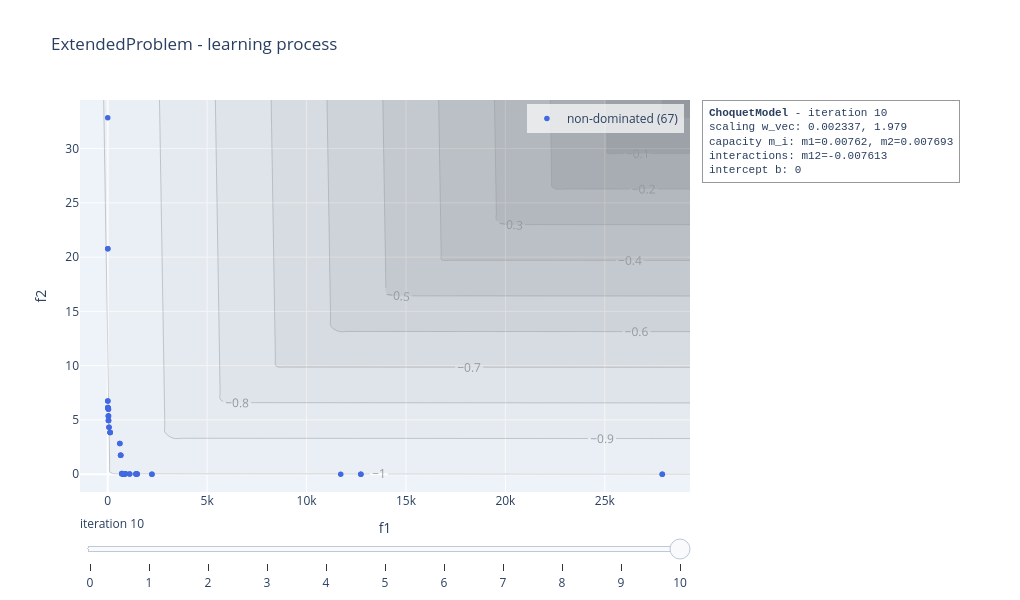

The cell this chart's notebook holds for it:
### Code cell
choquet_model.visualise("learning", plot_scalarisation = True, show = False)

### Figure 1 — Plotly figure (JSON) as saved in the notebook; plotly's stock layout.template omitted (floating-point values rounded to 4 significant figures; data arrays with more than 128 entries replaced by an {"elided": "..."} marker saying what was removed)
{"data": [{"marker": {"color": "royalblue", "size": 5.5}, "mode": "markers", "name": "non-dominated (67)", "type": "scatter", "x": [25.56, 25.56, 25.56, 758.5, 758.5, 758.5, 886.5, 886.5, 871.4, 871.4, 853.6, 853.6, 853.6, 810.8, 810.8, 810.8, 809.0, 809.0, 2222.0, 2222.0, 1435.0, 1435.0, 1106.0, 1106.0, 1481.0, 1481.0, 754.0, 754.0, 754.0, 121.7, 121.7, 121.7, 609.0, 609.0, 1424.0, 1424.0, 650.6, 650.6, 650.6, 718.3, 718.3, 718.3, 718.3, 715.9, 715.9, 0.3952, 33.78, 33.78, 11720.0, 36.85, 36.85, 36.69, 4.564, 4.564, 5.63, 5.63, 5.742, 5.742, 27890.0, 27890.0, 64.63, 64.63, 39.55, 39.55, 39.55, 12730.0, 12730.0], "y": [6.074, 6.074, 6.074, 0.04391, 0.04391, 0.04391, 0.02894, 0.02894, 0.02964, 0.02964, 0.0322, 0.0322, 0.0322, 0.04141, 0.04141, 0.04141, 0.04183, 0.04183, 0.004527, 0.004527, 0.01287, 0.01287, 0.01692, 0.01692, 0.01115, 0.01115, 0.0481, 0.0481, 0.0481, 3.85, 3.85, 3.85, 2.831, 2.831, 0.01333, 0.01333, 1.756, 1.756, 1.756, 0.04986, 0.04986, 0.04986, 0.04986, 0.05154, 0.05154, 32.84, 5.99, 5.99, 0.004102, 5.369, 5.369, 5.372, 20.78, 20.78, 6.754, 6.754, 6.153, 6.153, 0.0001167, 0.0001167, 4.33, 4.33, 4.943, 4.943, 4.943, 0.0002776, 0.0002776]}, {"colorscale": [[0, "rgb(255,255,255)"], [0.125, "rgb(240,240,240)"], [0.25, "rgb(217,217,217)"], [0.375, "rgb(189,189,189)"], [0.5, "rgb(150,150,150)"], [0.625, "rgb(115,115,115)"], [0.75, "rgb(82,82,82)"], [0.875, "rgb(37,37,37)"], [1, "rgb(0,0,0)"]], "contours": {"showlabels": true}, "opacity": 0.35, "showlegend": false, "showscale": false, "type": "contour", "x": [-1394.0, -874.1, -354.1, 165.8, 685.8, 1206.0, 1726.0, 2246.0, 2766.0, 3286.0, 3806.0, 4326.0, 4846.0, 5366.0, 5886.0, 6405.0, 6925.0, 7445.0, 7965.0, 8485.0, 9005.0, 9525.0, 10050.0, 10570.0, 11090.0, 11610.0, 12130.0, 12650.0, 13170.0, 13690.0, 14210.0, 14720.0, 15240.0, 15760.0, 16280.0, 16800.0, 17320.0, 17840.0, 18360.0, 18880.0, 19400.0, 19920.0, 20440.0, 20960.0, 21480.0, 22000.0, 22520.0, 23040.0, 23560.0, 24080.0, 24600.0, 25120.0, 25640.0, 26160.0, 26680.0, 27200.0, 27720.0, 28240.0, 28760.0, 29280.0], "y": [-1.642, -1.029, -0.4173, 0.1949, 0.8071, 1.419, 2.031, 2.644, 3.256, 3.868, 4.48, 5.092, 5.704, 6.317, 6.929, 7.541, 8.153, 8.765, 9.378, 9.99, 10.6, 11.21, 11.83, 12.44, 13.05, 13.66, 14.27, 14.89, 15.5, 16.11, 16.72, 17.34, 17.95, 18.56, 19.17, 19.78, 20.4, 21.01, 21.62, 22.23, 22.85, 23.46, 24.07, 24.68, 25.29, 25.91, 26.52, 27.13, 27.74, 28.35, 28.97, 29.58, 30.19, 30.8, 31.42, 32.03, 32.64, 33.25, 33.86, 34.48], "z": {"elided": "60x60 float values"}}], "layout": {"annotations": [{"align": "left", "bgcolor": "rgba(255,255,255,0.85)", "bordercolor": "#999999", "borderpad": 6, "borderwidth": 1, "font": {"family": "Courier New, monospace", "size": 11}, "showarrow": false, "text": "<b>ChoquetModel</b> - iteration 10<br>scaling w_vec: 0.002337, 1.979<br>capacity m_i: m1=0.00762, m2=0.007693<br>interactions: m12=-0.007613<br>intercept b: 0", "x": 1.02, "xanchor": "left", "xref": "paper", "y": 1, "yanchor": "top", "yref": "paper"}], "height": 600, "legend": {"bgcolor": "rgba(255,255,255,0.7)", "x": 0.99, "xanchor": "right", "y": 0.99, "yanchor": "top"}, "margin": {"r": 330}, "showlegend": true, "sliders": [{"active": 10, "currentvalue": {"prefix": "iteration "}, "steps": [{"args": [["0"], {"frame": {"redraw": true}, "mode": "immediate"}], "label": "0", "method": "animate"}, {"args": [["1"], {"frame": {"redraw": true}, "mode": "immediate"}], "label": "1", "method": "animate"}, {"args": [["2"], {"frame": {"redraw": true}, "mode": "immediate"}], "label": "2", "method": "animate"}, {"args": [["3"], {"frame": {"redraw": true}, "mode": "immediate"}], "label": "3", "method": "animate"}, {"args": [["4"], {"frame": {"redraw": true}, "mode": "immediate"}], "label": "4", "method": "animate"}, {"args": [["5"], {"frame": {"redraw": true}, "mode": "immediate"}], "label": "5", "method": "animate"}, {"args": [["6"], {"frame": {"redraw": true}, "mode": "immediate"}], "label": "6", "method": "animate"}, {"args": [["7"], {"frame": {"redraw": true}, "mode": "immediate"}], "label": "7", "method": "animate"}, {"args": [["8"], {"frame": {"redraw": true}, "mode": "immediate"}], "label": "8", "method": "animate"}, {"args": [["9"], {"frame": {"redraw": true}, "mode": "immediate"}], "label": "9", "method": "animate"}, {"args": [["10"], {"frame": {"redraw": true}, "mode": "immediate"}], "label": "10", "method": "animate"}]}], "title": {"text": "ExtendedProblem - learning process"}, "width": 1020, "xaxis": {"range": [-1394.0, 29280.0], "title": {"text": "f1"}}, "yaxis": {"range": [-1.642, 34.48], "title": {"text": "f2"}}}}
